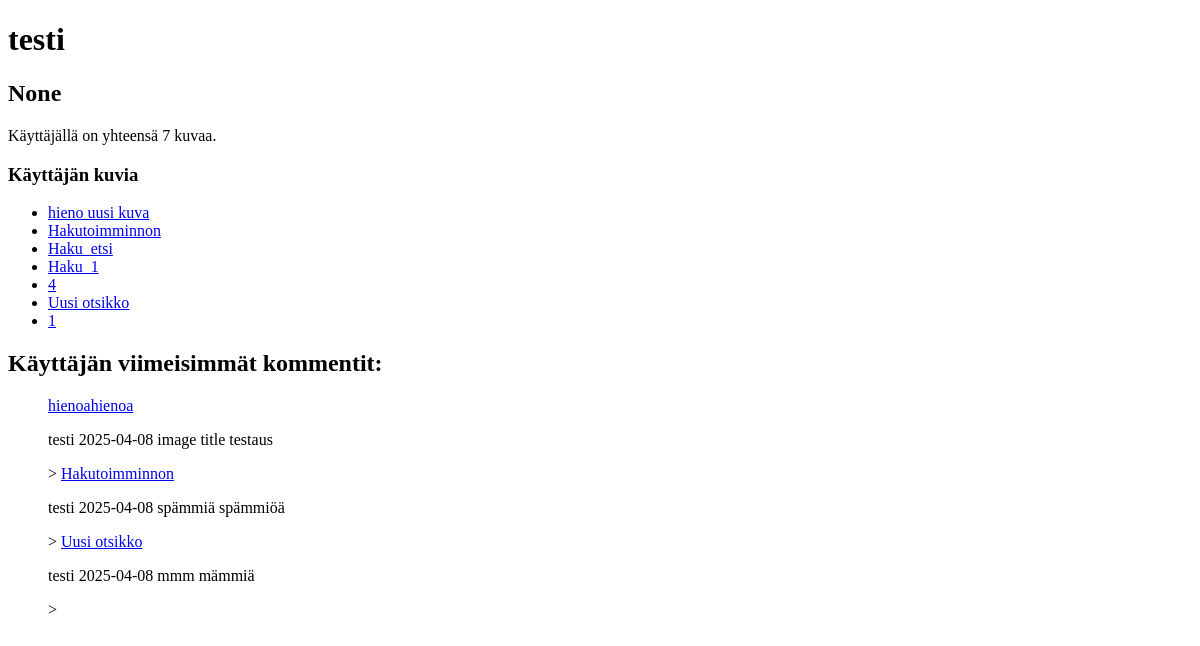
The page /user/1 on the database as committed earlier.
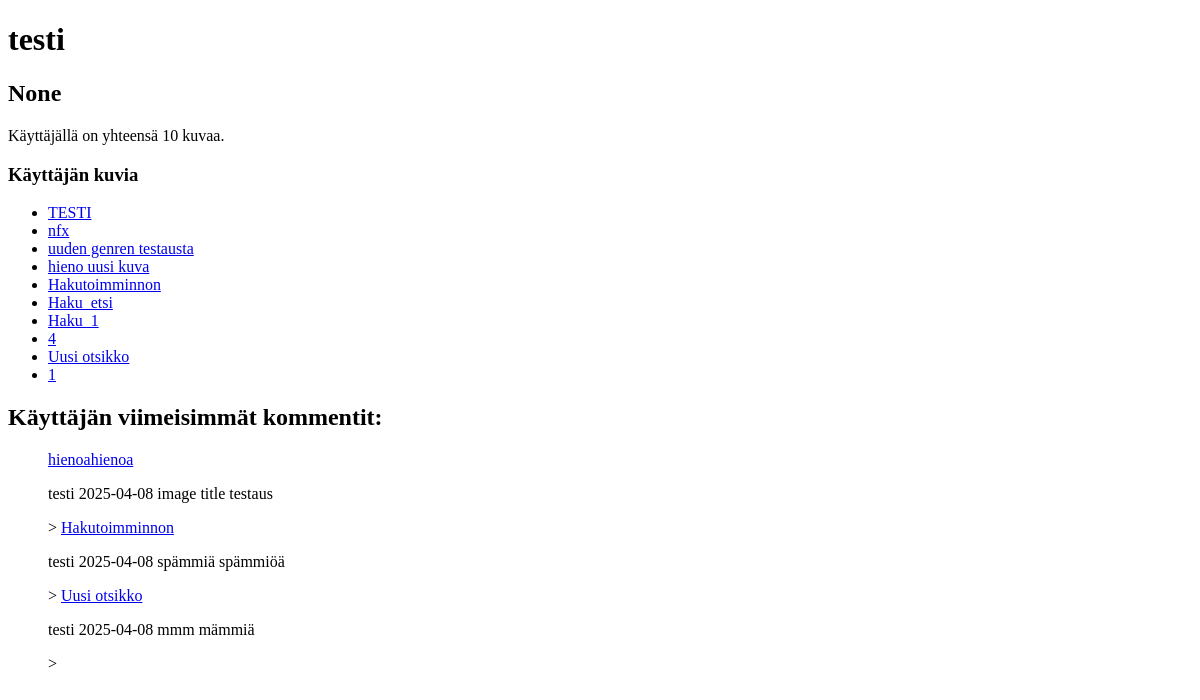
The same page on the database as committed later.
### tables this page shows
CREATE TABLE images (
id INTEGER PRIMARY KEY,
title TEXT,
kuvaus TEXT,
genre TEXT,
user_id INTEGER REFERENCES users,
date_added TEXT
);

CREATE TABLE comments (
id INTEGER PRIMARY KEY,
image_id INTEGER,
comment TEXT,
user_id INTEGER REFERENCES users,
date_added TEXT
, image_title TEXT);

CREATE TABLE users (
    id INTEGER PRIMARY KEY,
    username TEXT UNIQUE,
    password_hash TEXT
, kuvaus TEXT);

### app.py (the view)
@app.route("/user/<int:user_id>")
def show_user(user_id):
    user = users.get_user(user_id)
    if not user:
        abort(404)
    images = users.get_users_images(user_id)
    comments = users.get_user_comments(user_id)[:3]
    return render_template("show_user.html", user=user, images=images, comments=comments)

### db.py (called while the page is built)
def get_connection():
    con = sqlite3.connect("database.db")
    con.execute("PRAGMA foreign_keys = ON")
    con.row_factory = sqlite3.Row
    return con

def query(sql, params=[]):
    con = get_connection()
    result = con.execute(sql, params).fetchall()
    con.close()
    return result

### users.py (called while the page is built)
def get_user(user_id):
    sql = "SELECT id, username, kuvaus FROM users WHERE id = ?"
    result = db.query(sql, [user_id])
    return result[0] if result else None

def get_users_images(user_id):
    sql = "SELECT id, title FROM images WHERE user_id = ? ORDER BY id DESC"
    return db.query(sql, [user_id])

def get_user_comments(user_id):
    sql = """SELECT comments.comment,
                    comments.date_added,
                    users.username,
                    comments.image_id,
                    comments.image_title
             FROM   comments
             JOIN   users ON comments.user_id = users.id
             WHERE  comments.user_id = ?
             ORDER BY comments.date_added DESC"""
    result = db.query(sql, [user_id])
    return result if result else None

### templates/show_user.html (shortened to what this page needs)
<!DOCTYPE html>
<html>
<head>
</head>
<body>
    <h1>{{ user.username }}</h1>
    <h2>{{ user.kuvaus }}</h2>
    {% if images | count > 1 %}
    <p>Käyttäjällä on yhteensä {{ images | count }} kuvaa.</p>
    {% elif images | count == 1 %}
    <p>Käyttäjällä on yhteensä {{ images | count }} kuva.</p>
    {% else %}
    <p>Käyttäjä ei ole vielä lisännyt kuvia.</p>
    {% endif %}
    <h3>Käyttäjän kuvia</h3>
    <ul>
    {% for image in images %}
    <li><a href="/image/{{ image.id }}">{{ image.title }}</a></li>
    {% endfor %}
    </ul>
    <h2>Käyttäjän viimeisimmät kommentit:</h2>
    {% if comments %}
    <ul>
        {% for comment in comments %}
        <a href="/image/{{ comment.image_id }}">{{ comment.image_title }}</a>
        <p>{{ comment.username}} {{ comment.date_added }} {{ comment.comment }}</p>>
        {% endfor %}
    </ul>
    {% endif %}
</body>
</html>

Rows that differ between the two databases and show on the page:
added images: title "TESTI"
added images: title "nfx"
added images: title "uuden genren testausta"
Other text that changed with them:
{{ images | count }}: "7" → "10"
